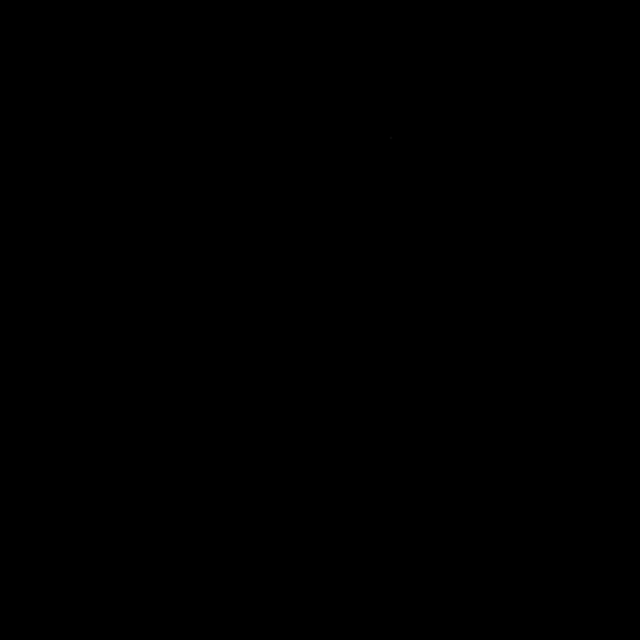
Frame 1 (no input)
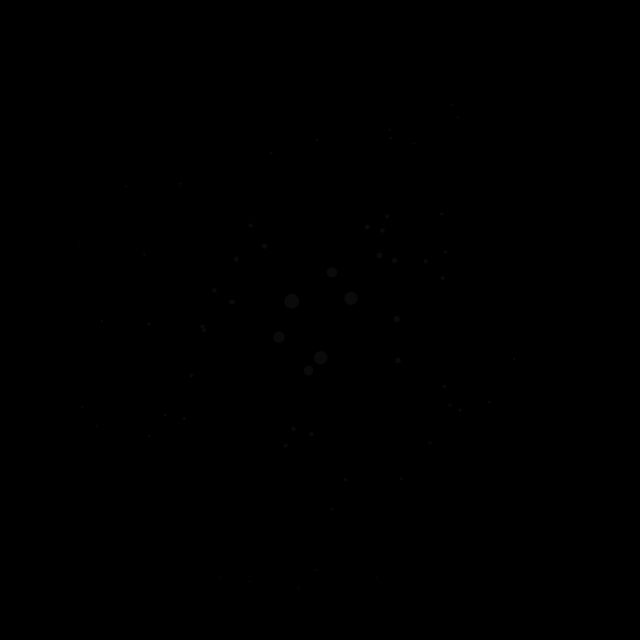
Frame 60 (the mouse pressed at the canvas centre just before this capture)
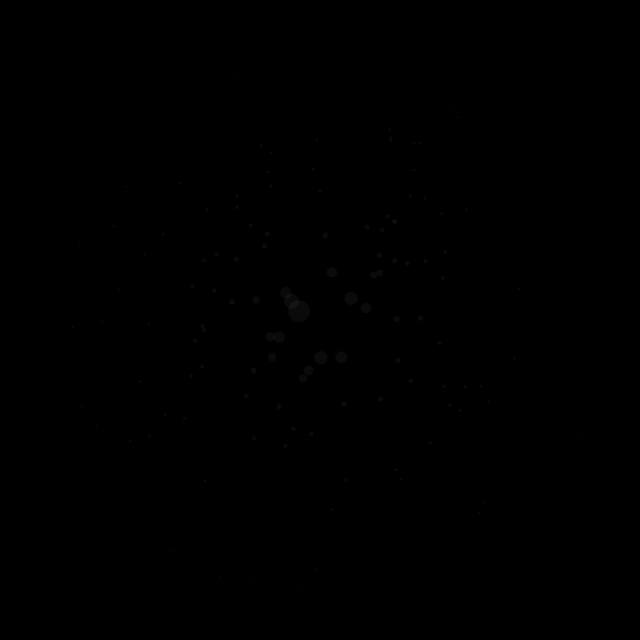
Frame 120 (the mouse held since frame 60 and released just before this capture)

The Processing sketch that drew these frames (run headless with seeded random() and noise(); from frame 60 on, the mouse is pressed at the canvas centre):

// Processing sketch: paint_splatter
// ── paint_splatter.pde
import java.util.*; 
Random generator; // processing has class Random already defined

void setup(){
  background(0);
  size(640, 640);
  frameRate(30);
  generator = new Random();    //instaniates new variable
}

void draw(){
  float numx = (float) generator.nextGaussian();    // (float) converts the type of variable returned, double, to a float
                                                 // nextGaussian returns normal distribution of random numbers, mean=0, SD=1
                                                 
  float numy = (float) generator.nextGaussian();    // (float) converts the type of variable returned, double, to a float
                                                 // nextGaussian returns normal distribution of random numbers, mean=0, SD=1                                               
                                                 
  float sd = 120;
  float mean = 320;
  float x = numx * sd + mean; // num = range -1, 1 
  float y = numy * sd + mean; // num = range -1, 1 
  float h = sqrt(pow(abs(x-mean),2) + pow(abs(y-mean),2));
  
  noStroke();
  fill(255,10);
  ellipse(x,y, 500/h, 500/h);
  print(h + "\n");
  //print(h + "\n");
  //print("\n");
  delay(50);
}                                                 
